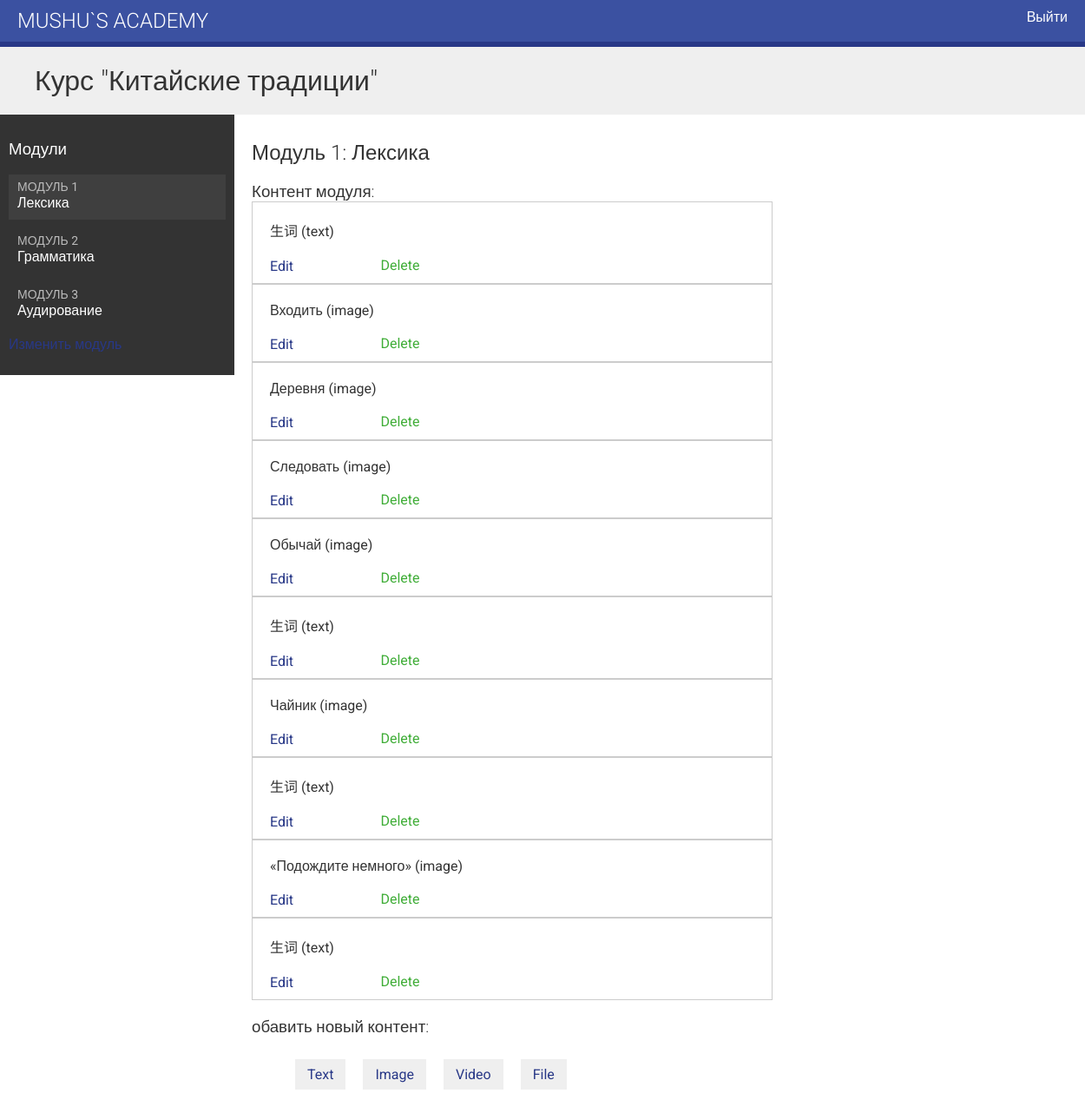
The page /course/module/17/ (signed in) on the database its author committed.
### courses/models.py (models this page shows, shortened)
class Course(models.Model):
    students = models.ManyToManyField(User,
                                      related_name='courses_joined',
                                      blank=True)
    owner = models.ForeignKey(User,
                              related_name='courses_created',
                              on_delete=models.CASCADE)
    subject = models.ForeignKey(Subject,
                                related_name='courses',
                                on_delete=models.CASCADE)
    title = models.CharField(max_length=200)
    slug = models.SlugField(max_length=200, unique=True)
    overview = models.TextField()
    created = models.DateTimeField(auto_now_add=True)
    class Meta:
        ordering = ['-created']

class Module(models.Model):
    course = models.ForeignKey(Course,
                               related_name='modules',
                               on_delete=models.CASCADE)
    title = models.CharField(max_length=200)
    description = models.TextField(blank=True)
    order = OrderField(blank=True, for_fields=['course'])
    class Meta:
        ordering = ['order']

class Content(models.Model):
    module = models.ForeignKey(Module,
                               related_name='contents',
                               on_delete=models.CASCADE)
    content_type = models.ForeignKey(ContentType,
                                     on_delete=models.CASCADE,
                                     limit_choices_to={'model__in': (
                                         'text',
                                         'video',
                                         'image',
                                         'file')})
    object_id = models.PositiveIntegerField()
    item = GenericForeignKey('content_type', 'object_id')
    order = OrderField(blank=True, for_fields=['module'])
    class Meta:
        ordering = ['order']

class ItemBase(models.Model):
    owner = models.ForeignKey(User,
                              related_name='%(class)s_related',
                              on_delete=models.CASCADE)
    title = models.CharField(max_length=250)
    created = models.DateTimeField(auto_now_add=True)
    updated = models.DateTimeField(auto_now=True)
    class Meta:
        abstract = True
    def __str__(self):
        return self.title

class Text(ItemBase):
    content = models.TextField()

class Image(ItemBase):
    file = models.FileField(upload_to='images')

### courses/views.py (the view)
class ModuleContentListView(TemplateResponseMixin, View):
    template_name = 'courses/manage/module/content_list.html'
    def get(self, request, module_id):
        module = get_object_or_404(Module,
                                   id=module_id,
                                   course__owner=request.user)
        return self.render_to_response({'module': module})

### courses/templatetags/course.py (called while the page is built)
@register.filter
def model_name(obj):
    try:
        return obj._meta.model_name
    except AttributeError:
        return None

### courses/templates/courses/manage/module/content_list.html (shortened to what this page needs)
{% extends "base.html" %}
{% load course %}
{% block content %}
{% with course=module.course %}
  <h1>Курс "{{ course.title }}"</h1>
  <div class="contents">
    <h3>Модули</h3>
    <ul id="modules">
      {% for m in course.modules.all %}
        <li data-id="{{ m.id }}" {% if m == module %}class="selected"{% endif %}>
          <a href="{% url "module_content_list" m.id %}">
            <span>
              Модуль <span class="order">{{ m.order|add:1 }}</span>
            </span>
            <br>
            {{ m.title }}
          </a>
        </li>
      {% empty %}
        <li>Нет модулей.</li>
      {% endfor %}
    </ul>
    <p><a href="{% url "course_module_update" course.id %}">
    Изменить модуль</a></p>
  </div>
  <div class="module">
    <h2>Модуль {{ module.order|add:1 }}: {{ module.title }}</h2>
    <h3>Контент модуля:</h3>
    <div id="module-contents">
      {% for content in module.contents.all %}
        <div data-id="{{ content.id }}">
          {% with item=content.item %}
            <p>{{ item }} ({{ item|model_name }})</p>
            <a href="{% url "module_content_update" module.id item|model_name item.id %}">
              Edit
            </a>
            <form action="{% url "module_content_delete" content.id %}" method="post">
              <input type="submit" value="Delete">
            </form>
            {% endwith %}
        </div>
      {% empty %}
        <p>В этом модуле пока нет контента.</p>
      {% endfor %}
    </div>
    <h3>обавить новый контент:</h3>
    <ul class="content-types">
      <li>
        <a href="{% url "module_content_create" module.id "text" %}">Text</a>
      </li>
      <li>
        <a href="{% url "module_content_create" module.id "image" %}">Image</a>
      </li>
      <li>
        <a href="{% url "module_content_create" module.id "video" %}">Video</a>
      </li>
      <li>
        <a href="{% url "module_content_create" module.id "file" %}">File</a>
      </li>
    </ul>
  </div>
{% endwith %}
{% endblock %}

### courses/static/css/base.css (style rules this page uses)
body { margin:0; font-family:'Roboto', sans-serif; font-weight:400; color:#333; }
a { color:#283887; text-decoration:none; }
ul { float:left; }
h1, h2, h3, h4, h5, h6 { font-family:'Roboto', sans-serif; font-weight:300; }
h1 { background:#efefef; width:100%; overflow:auto; padding:20px 0 20px 40px; margin:0; }
.module { padding:10px 20px; float:left; width:600px; }
.module h3 { margin:20px 0 0; padding:0; width:100%; }
.module p { margin:10px 0 20px; width:100%; float:left; }
.contents { width:20%; padding:10px; float:left; background:#333; color: #fff; font-family:'Roboto', sans-serif; }
.contents ul { list-style:none; margin:0; padding:0; width:100%; }
.contents ul li { margin:0 0 10px 0; padding:4px 10px 10px; overflow:auto; cursor:move; }
.contents ul li.selected { background:#3f3f3f; }
.contents ul span { text-transform:uppercase; color:#bbb; font-size:14px; }
.contents ul a { display:block; color:#fff; text-decoration:none; }
ul.content-types li { list-style:none; float:left; margin:10px; background:#efefef; padding:8px 14px; }
input, select, textarea { border:1px solid #ccc; border-bottom:3px solid #ccc; padding:8px 12px; font-size:16px; font-family:'Roboto', sans-serif; float:left; clear:both; width:300px; }
input[type=submit], a.button { border-radius:5px; background:#283887; color:#fff; font-size:16px; text-transform:uppercase; border:none; padding:10px 20px; margin:20px 0; }
#module-contents div { padding:10px 20px; border:1px solid #ccc; background:#fff }
#module-contents form { margin:0; padding:0; }
#module-contents input[type=submit] { color:#3fad37; background:none; margin:-20px 0 0; padding:0; float:left; text-transform:none; }

### rows shown on the page
Course: title "Китайские традиции"
Module: order|add "1", title "Лексика"
Module: order|add "2", title "Грамматика"
Module: order|add "3", title "Аудирование"
Content: item "生词", item|model_name "text"
Content: item "Входить", item|model_name "image"
Content: item "Деревня", item|model_name "image"
Content: item "Следовать", item|model_name "image"
Content: item "Обычай", item|model_name "image"
Content: item "生词", item|model_name "text"
Content: item "Чайник", item|model_name "image"
Content: item "生词", item|model_name "text"
Content: item "«Подождите немного»", item|model_name "image"
Content: item "生词", item|model_name "text"
